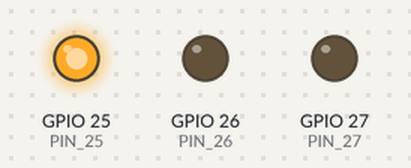
Recording of a sketch running on a simulated ESP32. Parts: output pins drawn as LEDs (lit = HIGH). What the sketch prints to the serial monitor is not drawn.

Above: at 1.3 s.
At 3.5 s:
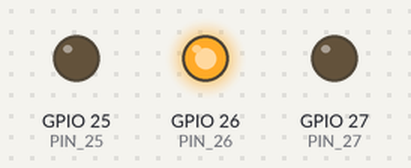
At 5.8 s:
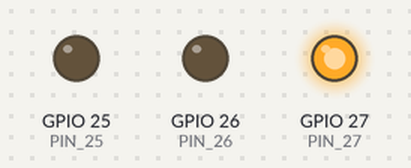
At 8.0 s:
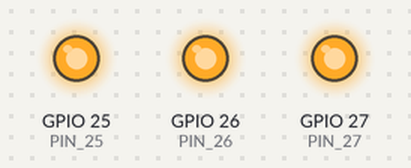
At 11.43 s:
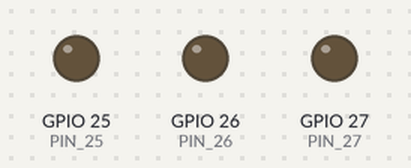
Timing chart, 0 to 12.0 s (numbered marks = the images above):
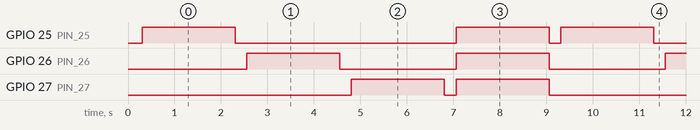

The sketch:

led_teste.ino
```cpp
/*
 * led_teste — firmware MINIMO so pra provar a fiacao do LED RGB de 4 pinos.
 * Nao tem WiFi, BLE, I2C nem bateria: so acende um canal por vez, no maximo (255),
 * pra cima e repetindo pra sempre. Serial 115200 diz qual GPIO esta ligado agora.
 *
 * Ciclo (2 s cada, com 250 ms apagado entre eles pra separar bem):
 *   GPIO25 -> GPIO26 -> GPIO27 -> os tres juntos (branco)
 *
 * Se um passo ficar APAGADO, aquele canal esta com problema fisico
 * (perna nao soldada, resistor aberto ou o die daquela cor morto).
 */

static const int PIN_25 = 25, PIN_26 = 26, PIN_27 = 27;

// false = catodo comum (comum no GND): ligar = nivel ALTO
// true  = anodo  comum (comum no 3,3V): ligar = nivel BAIXO
static const bool COMMON_ANODE = false;

static const int  NIVEL   = 255;   // todas as cores no maximo
static const int  MS_COR  = 2000;  // tempo aceso por cor
static const int  MS_GAP  = 250;   // apagado entre as cores

void escreve(int p25, int p26, int p27) {
  if (COMMON_ANODE) { p25 = 255 - p25; p26 = 255 - p26; p27 = 255 - p27; }
  analogWrite(PIN_25, p25);
  analogWrite(PIN_26, p26);
  analogWrite(PIN_27, p27);
}
void apaga() { escreve(0, 0, 0); delay(MS_GAP); }

void setup() {
  Serial.begin(115200);
  delay(300);
  pinMode(PIN_25, OUTPUT); pinMode(PIN_26, OUTPUT); pinMode(PIN_27, OUTPUT);
  Serial.println();
  Serial.println("led_teste PRONTO — ciclo GPIO25 -> GPIO26 -> GPIO27 -> branco, 2s cada");
}

void loop() {
  Serial.println("GPIO25 = 255  (canal que deveria ser VERMELHO)");
  escreve(NIVEL, 0, 0); delay(MS_COR); apaga();

  Serial.println("GPIO26 = 255  (canal que deveria ser VERDE)");
  escreve(0, NIVEL, 0); delay(MS_COR); apaga();

  Serial.println("GPIO27 = 255  (canal que deveria ser AZUL)");
  escreve(0, 0, NIVEL); delay(MS_COR); apaga();

  Serial.println("os tres = 255 (deveria dar BRANCO)");
  escreve(NIVEL, NIVEL, NIVEL); delay(MS_COR); apaga();
}
```

Measured:
- by itself, GPIO 25 (PIN_25): repeats every 9.0 s: LOW 4.8 s, HIGH 2.0 s, LOW 0.25 s, HIGH 2.0 s
- by itself, GPIO 26 (PIN_26): alternates HIGH for 2.0 s and LOW for 2.5 s
- by itself, GPIO 27 (PIN_27): repeats every 9.0 s: LOW 0.25 s, HIGH 2.0 s, LOW 4.8 s, HIGH 2.0 s
